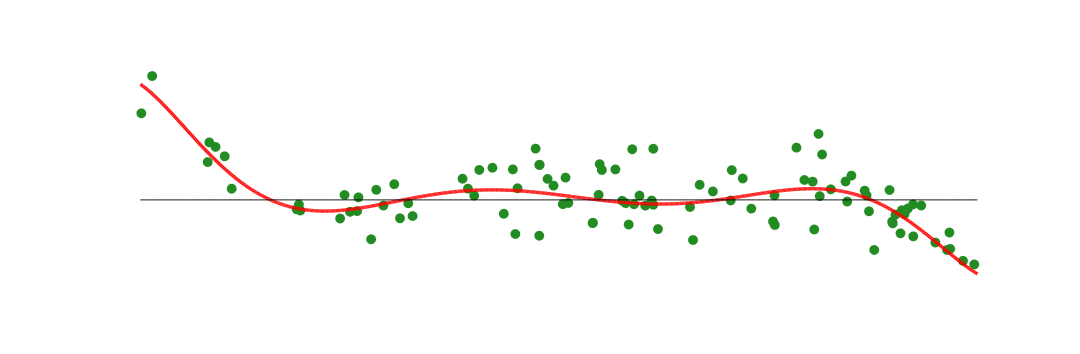

Write MATLAB code to recreate this figure. (Note: this script raises an error after producing the figure.)
if exist('realrandom') ~= 1, realrandom = false; end
if exist('samplesize') ~= 1, samplesize = 100; end
if exist('fullmodelsize') ~= 1, fullmodelsize = 30; end
if exist('knots') ~= 1,
   knots = [-0.1000 0.1555 0.3143 0.5469 0.6903 0.8730 1.1];
end
truemodelsize = length(knots)+1;
%%%%%%%%%%%%%%%%%%%%%%%%%%%%%%%%%%%%%%%%%%%%%%%%%%%%%%%%%%%%
if exist('makeprint') ~= 1, makeprint = false; end
if exist('figsize') ~= 1, figsize = [1280 420]; end
if exist('figpaperpos') ~= 1, figpaperpos = [0 0 figsize/96]; end
forestgreen = [34 139 34]/255; fg = forestgreen;
dotoptg = {'o','markersize',8,'markeredgecolor',fg,'markerfacecolor',fg};
dotoptr = {'o','markersize',8,'markeredgecolor','r','markerfacecolor','r'};
linedotopt = {'-o','linewidth',3,'markersize',8,'color'};
linedotoptg = {linedotopt{:},fg,'markerfacecolor','w'};
linedotoptr = {linedotopt{:},'r','markerfacecolor','w'};
linedotoptb = {linedotopt{:},'b','markerfacecolor','w'};
lineoptb = {'linewidth',3,'color','b'};
lineoptr = {'linewidth',3,'color','r'};
lineoptg = {'linewidth',3,'color',fg};
fontsize = 18;
textopt = {'fontsize',fontsize,'fontweight','bold'};

if realrandom == false, rand('state',0); randn('state',0); end
n = samplesize;
m = fullmodelsize;
k = truemodelsize-1;  % k is # zeros of the polynomial: these k parameters fix
                      % the polynomial up to a constant
makex = ~exist('x');
if exist('x') == 1, makex = length(x)~=n; end
if makex, x = sort(rand(n,1)); end
makeZ = ~exist('Z');
if exist('Z') == 1, makeZ = length(Z)~=n; end
if makeZ, Z = randn(n,1); end
% sometimes (in Octave), empirical variance of Z seems to be far from 1,
% leading to a Cp curve far from the PE curves. In that case, apply the
% following rescaling:
% Z = Z/sqrt(mean((Z-mean(Z)).^2));
if exist('stdev') ~= 1, stdev = 0.2; end

nn = 1001; xx = (0:nn-1)'/(nn-1);

mu = ones(size(x)); mmu = ones(size(xx));
for i = 1:k, mu = mu.*(x-knots(i)); mmu = mmu.*(xx-knots(i)); end
mmumax = max(abs(mmu));
mmu = mmu/mmumax;
mu = mu/mmumax;

Y = mu+stdev*Z;

figure(1)
plot(x,Y,dotoptg{:})
hold on
plot(xx,mmu,lineoptr{:})
plot(xx,zeros(size(xx)),'k')
hold off
axis off
figpos = get(gcf,'position'); figpos(3:4) = figsize;
set(gcf,'position',figpos,'paperposition',figpaperpos)
drawaxes('xtick',[0 1],'ytick',[-1 1],textopt{:})

if makeprint == true,
   print -dpdf nestedmodel.pdf
end


% PE and Cp are defined without studentization or standardization
% i.e.: PE = E(norm(mu-muhat)^2)/n
%  and: Cp = SSE/n+2p/n*stdev^2-stdev^2
X = ones(n,m); models = cell(1,m); models{1} = 1;
for p=2:m, X(1:n,p) = (x-0.5).^(p-1); models{p} = (1:p); end
pp = (1:m);

PE = PElinearmodel(mu,X,models,stdev);
[Cp AIC BIC betahats] = CpAICBIClinearmodel(Y,X,models,stdev);
Cp = Cp*stdev^2/n;
[dif2 KL] = squareddifKLlinearmodel(Y,X,models,mu,stdev);
% squared difference is norm(muhat-mu)
% PE = Expected squared difference

figure(2)
% plots squared difference, PE and Cp as function of p
plot(pp,PE,linedotoptg{:})
hold on
plot(pp,dif2,linedotoptb{:})
plot(pp,Cp,linedotoptr{:})
hold off
aa = axis; % aa(3) = 0;
axis(aa)

xticks = get(gca,'XTick');
yticks = get(gca,'YTick');

axis off
aa = axis; aa(2) = 1.1*aa(2); aa(4) = 1.2*aa(4)-0.2*aa(3); axis(aa)
drawgrids(xticks,yticks,'k-')
drawaxes('linewidth',2,'xticks',xticks,textopt{:})
Dx = aa(2)-aa(1);
Dy = aa(4)-aa(3);
text(aa(2),-fontsize/150*Dy,'Model size (p)',...
          'HorizontalAlignment','right',textopt{:})
h = legend('PE','squared diff','C_p');
set(h,textopt{:})

figpos = get(gcf,'position'); figpos(3:4) = figsize;
set(gcf,'position',figpos,'paperposition',figpaperpos)
drawaxes('linewidth',2,'xticks',xticks,textopt{:})

if makeprint == true,
   print -dpdf Cpnestedmodel.pdf
end

% Now extend the plot of beyond [0,1]
figure(3)
xx = xx*(knots(end)-knots(1)) + knots(1);
[minPE popt] = min(PE);
% Xopt = X(1:n,1:popt); betahatopt = (Xopt'*Xopt)\(Xopt'*Y);
% muhatopt = Xopt*betahatopt;
betahatopt = betahats{popt};
XXopt = ones(nn,1);
for p=1:popt-1, XXopt = [XXopt (xx-0.5).^p]; end
mmuhatopt = XXopt*betahatopt;
mmu = ones(size(xx))/mmumax;
for i = 1:k, mmu = mmu.*(xx-knots(i)); end

plot(x,Y,dotoptg{:})
hold on
plot(xx,mmu,lineoptr{:})
plot(xx,mmuhatopt,lineoptb{:})
hold off
axis([knots(1) knots(end) -1.1 1.1])
axis off
figpos = get(gcf,'position'); figpos(3:4) = figsize;
set(gcf,'position',figpos,'paperposition',figpaperpos)
drawaxes('xtick',[0 1],'ytick',[-1 1],textopt{:})

if makeprint == true,
   print -dpdf minPEestnestedmodel.pdf
   close all
end

figure(4)
ElogLDGP = -1/2-log(sqrt(2*pi)*stdev);
plot(pp,KL-ElogLDGP,linedotoptb{:})
hold on
plot(pp,-AIC/2,linedotoptr{:})
aa = axis;
plot(pp,-BIC/2,linedotoptg{:})
hold off
axis(aa)

xticks = get(gca,'XTick');
yticks = get(gca,'YTick');

axis off
aa = axis; aa(2) = 1.1*aa(2); aa(4) = 1.2*aa(4); axis(aa)
drawgrids(xticks,yticks,'k-')
drawaxes('linewidth',2,'xticks',xticks,textopt{:})
Dx = aa(2)-aa(1);
Dy = aa(4)-aa(3);
text(aa(2),-fontsize/150*Dy,'Model size (p)',...
          'HorizontalAlignment','right',textopt{:})
h = legend('KL-ElogL(DGP)','-AIC','-BIC');
set(h,textopt{:})

figpos = get(gcf,'position'); figpos(3:4) = figsize;
set(gcf,'position',figpos,'paperposition',figpaperpos)
drawaxes('linewidth',2,'xticks',xticks,textopt{:})

